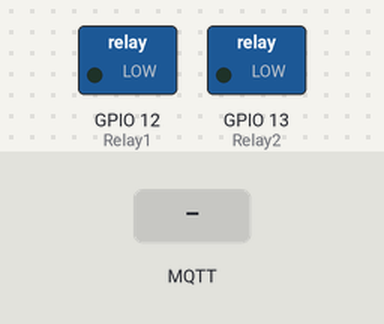
A sketch run on a simulated ESP32. Shown: switched loads named in the sketch (green lamp = pin HIGH). The test bench sets the inputs (shaded band). WiFi joins after 1.5 s; servers stay silent unless stated; no MQTT or app messages arrive unless stated; what the sketch prints to the serial monitor is not drawn.

Above: at 3.7 s.
3.8 s: MQTT message "off" arrives on the first subscribed topic
At 4.3 s:
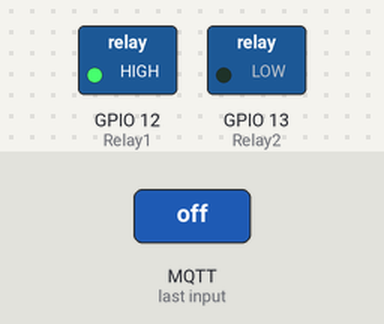
5.3 s: MQTT message "off" arrives on the second subscribed topic
At 5.7 s:
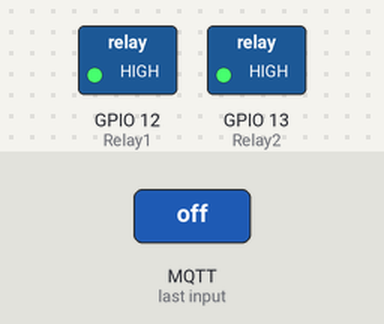
6.8 s: MQTT message "on" arrives on the first subscribed topic
At 8.0 s:
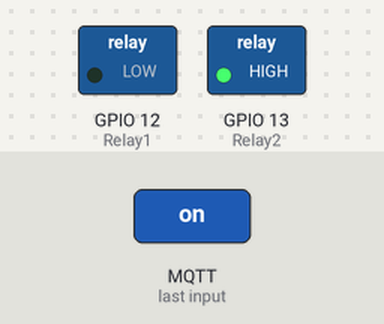
8.3 s: MQTT message "on" arrives on the second subscribed topic
At 9.7 s:
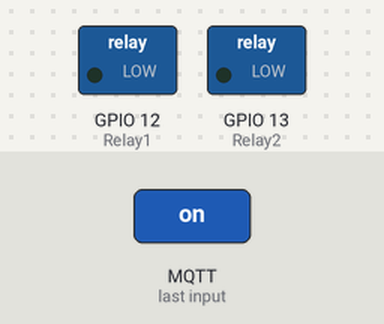
Timing chart, 0 to 10.8 s (numbered marks = the images above; inputs shaded):
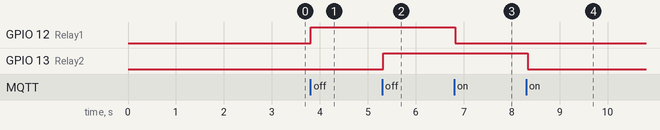

The sketch:

MqttESP32CAM.ino
```cpp
#include <WiFi.h>
#include <PubSubClient.h>

/*
const char* ssid = "Mechatronic Network";
const char* password = "m3ch4tr0n1c";
*/

const char* ssid = "Tenda_3B2DF8";
const char* password = "9KBHqiTr";

const char* mqtt_server = "192.168.1.115";


WiFiClient espClient;
PubSubClient client(espClient);


long now = millis();
long lastMeasure = 0;


// Pines
const byte Relay1 = 12;
const byte Relay2 = 13;

void setup_wifi() {
  delay(1000);
  // We start by connecting to a WiFi network
  Serial.println();
  Serial.print("Connecting to ");
  Serial.println(ssid);
  WiFi.begin(ssid, password);
  while (WiFi.status() != WL_CONNECTED) {
    delay(500);
    Serial.print(".");
  }
  Serial.println("");
  Serial.print("WiFi connected - ESP IP address: ");
  Serial.println(WiFi.localIP());
}

void callback(String topic, byte* message, unsigned int length)
{
  Serial.print("Message arrived on topic: ");
  Serial.print(topic);
  Serial.print(". Message: ");
  String messageTemp;

  for (int i = 0; i < length; i++)
  {
    Serial.print((char)message[i]);
    messageTemp += (char)message[i];
  }
  Serial.println();
  if (topic == "ESP32CAM/Relay_1")
  {
    Serial.print("Changing Relay 1 to ");
    if (messageTemp == "on")
    {
      Serial.print("On");
      digitalWrite(Relay1, LOW);
    }
    else
    if (messageTemp == "off")
    {
      Serial.print("Off");
      digitalWrite(Relay1, HIGH);
    }
  }
  else
  if (topic == "ESP32CAM/Relay_2")
  {
    Serial.print("Changing Relay 2 to ");
    if (messageTemp == "on")
    {
      Serial.print("On");
      digitalWrite(Relay2, LOW);
    }
    else
    if (messageTemp == "off")
    {
      Serial.print("Off");
      digitalWrite(Relay2, HIGH);
    }
  }
}

void reconnect() {

  while (!client.connected()) {
    Serial.print("Attempting MQTT connection...");
    if (client.connect("ESP32CAM")) {
      Serial.println("connected");

      client.subscribe("ESP32CAM/Relay_1");
      client.subscribe("ESP32CAM/Relay_2");
    } else {
      Serial.print("failed, rc=");
      Serial.print(client.state());
      Serial.println(" try again in 5 seconds");
      delay(5000);
    }
    delay(100);
  }
}

void setup() {

  pinMode(Relay1, OUTPUT);
  pinMode(Relay2, OUTPUT);
  Serial.begin(115200);
  setup_wifi();
  client.setServer(mqtt_server, 1883);
  client.setCallback(callback);
}

void loop() {

  if (!client.connected()) {
    reconnect();
  }
  if (!client.loop())
    client.connect("ESP32Client");

  now = millis();
  // Publishes state to mantain the connection every 10 mins
  if (now - lastMeasure > 60000 * 10) {
    lastMeasure = now;
    client.publish("ESP32CAM/", "im alive");
  }
  delay(50);
}
```

Measured:
- after the input at 3.8 s, GPIO 12 (Relay1): LOW → HIGH at once
- after the input at 5.3 s, GPIO 13 (Relay2): LOW → HIGH at once
- after the input at 6.8 s, GPIO 12 (Relay1): HIGH → LOW at once
- after the input at 8.3 s, GPIO 13 (Relay2): HIGH → LOW at once
